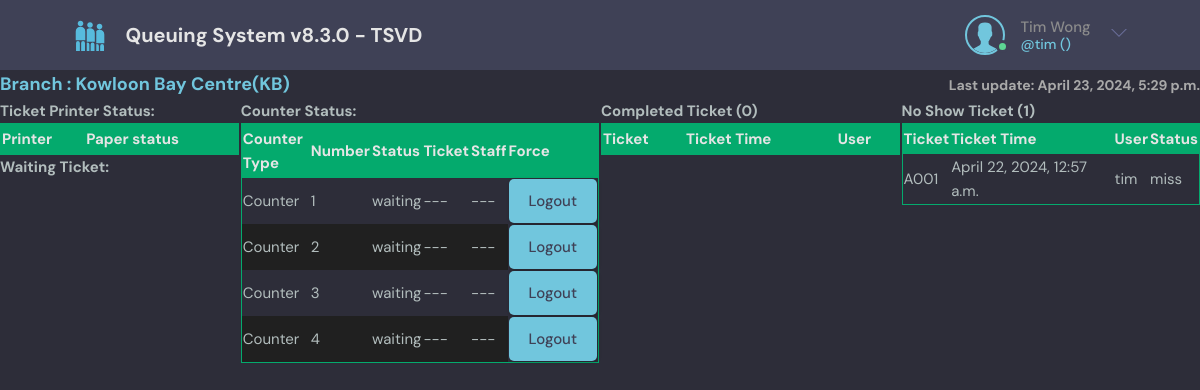
Before: /supervisor/1/ (signed in) with the older database file.
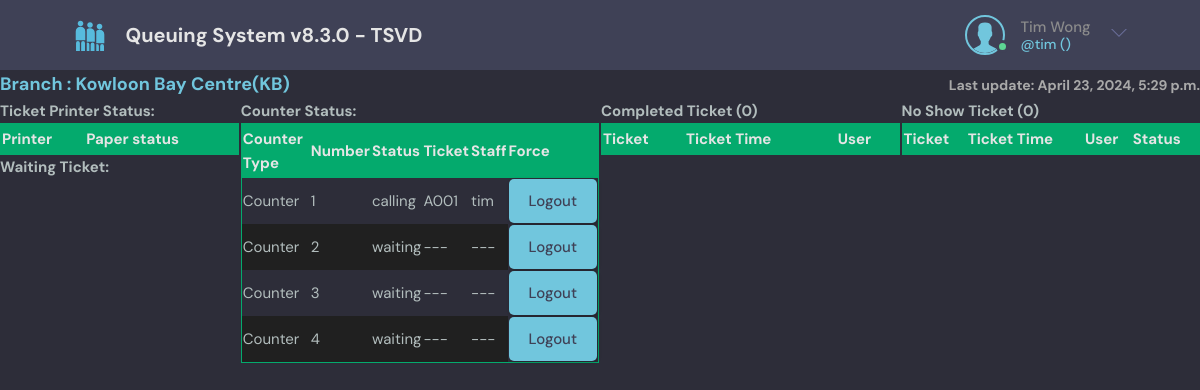
After: the same page with the newer database file.
### base/models.py (models this page shows, shortened)
class CounterStatus(models.Model):
    countertype = models.ForeignKey(CounterType, on_delete=models.SET_NULL, blank=True, null=True)
    counternumber = models.CharField(max_length=200, null=True)
    voice = models.CharField(max_length=50, null=True, blank=True, default='[SC]', help_text='[SC] = Service Counter, [C1] = Counter one, [CASHIER] = Cashier, Blank = No voice')
    enabled = models.BooleanField(default=True)
    status = models.TextField(default=lcounterstatus[0])
    tickettemp = models.ForeignKey(TicketTemp, on_delete=models.SET_NULL, blank=True, null=True)
    user = models.ForeignKey(User, on_delete=models.SET_NULL, blank=True, null=True)
    loged = models.BooleanField(default=False)
    logintime = models.DateTimeField(null=True, blank=True)
    lastactive = models.DateTimeField(null=True, blank=True)
    flashid = models.IntegerField(null=True, blank=True, default=1)

class CounterType(models.Model):
    enabled = models.BooleanField(default=True)
    branch = models.ForeignKey(Branch, on_delete=models.SET_NULL, blank=True, null=True)
    name = models.CharField(max_length=200, null=False)
    lang1 = models.CharField(max_length=200, null=True, blank=True, default='')
    lang2 = models.CharField(max_length=200, null=True, blank=True, default='')
    lang3 = models.CharField(max_length=200, null=True, blank=True, default='')
    lang4 = models.CharField(max_length=200, null=True, blank=True, default='')
    displayscrollingtext = models.TextField(null=True, blank=True, default='Testing 123...')
    vert_showcounter = models.BooleanField(default=True)
    vert_showlatest = models.BooleanField(default=True)
    vert_latestpagehold = models.IntegerField(default=10)
    showcounter = models.BooleanField(default=True)
    showlatest = models.BooleanField(default=True)
    latestpagehold = models.IntegerField(default=6)
    countermode = models.CharField(max_length=200, null=False, blank=False, default='normal', verbose_name='Counter Mode', help_text='Normal mode=normal, Call Centre mode=cc, Restaurant mode=res') # normal, callcentre
    nextcounter = models.IntegerField(default=0)  # only for CallCentre mode system auto assign ticket to counter
    updated = models.DateTimeField(auto_now=True)
    created = models.DateTimeField(auto_now_add=True) # auto_now_add just auto add once (the first created)
    class Meta:
        ordering = ['branch']
        unique_together = ('branch', 'name',)

class TicketTemp(models.Model):
    tickettype = models.CharField(max_length=200)
    ticketnumber = models.CharField(max_length=200)
    branch = models.ForeignKey(Branch, on_delete=models.SET_NULL, blank=True, null=True)
    step = models.IntegerField(default=1)
    countertype = models.ForeignKey(CounterType, on_delete=models.SET_NULL, blank=True, null=True)
    ticketroute= models.ForeignKey(TicketRoute, on_delete=models.SET_NULL, blank=True, null=True)
    ticketformat= models.ForeignKey(TicketFormat, on_delete=models.SET_NULL, blank=True, null=True)
    status = models.TextField(default=lcounterstatus[0])
    locked = models.BooleanField(default=False)
    tickettime = models.DateTimeField()
    tickettext = models.TextField(default='', blank=True, null=True)
    printernumber = models.TextField(default='', blank=True, null=True)  # format printer 1 and 2 print: <NO>1</NO><NO>2</NO>
    printedtimes = models.IntegerField(default=0)
    user = models.ForeignKey(User, on_delete=models.SET_NULL, blank=True, null=True)
    remark = models.TextField(default='', blank=True, null=True)
    securitycode = models.CharField(max_length=10, default='', blank=True, null=True)
    myticketlink = models.CharField(max_length=1000, default='', blank=True, null=True)
    createdby = models.ForeignKey(User, on_delete=models.SET_NULL, blank=True, null=True, default=None, related_name='createdbytemp')
    booking_tickettype = models.CharField(max_length=200, null=True, blank=True, default='')
    booking_ticketnumber = models.CharField(max_length=200, null=True, blank=True, default='')
    booking_time = models.DateTimeField(null=True, blank=True, default=None)
    booking_name = models.CharField(max_length=200, null=True, blank=True, default='')
    booking_score = models.IntegerField(default=0)
    booking_id = models.IntegerField(null=True, blank=True, default=None)
    ticket = models.ForeignKey(Ticket, on_delete=models.SET_NULL, blank=True, null=True)
    def __str__(self):
        return self.tickettype + self.ticketnumber

### base/decorators.py (the view, shortened to what this page needs)
        def wrapper_func(request, *args, **kwargs):
            group_name = None
            auth = False
            if request.user.is_superuser == True:
                auth = True
                return view_func(request, *args, **kwargs)
            if auth == False:
                return HttpResponse('You are not authorized to view the page')

### base/templates/base/supervisor.html (shortened to what this page needs)
{% extends 'main.html' %}
{% load tz %}
{% load static %}
{% block content %}
<h1 class="header_superv">
    <div class="">Branch : {{branch.name}}({{branch.bcode}})</div>
    <div class="header_superv_last">Last update: {{now|timezone:localtimezone}}</div>
</h1>
<div class="superv-container">
    <div>
        <h3>Ticket Printer Status:</h3>
        <table class="table-style">
            <thead>
                <tr>
                    <th>Printer</th>
                    <th>Paper status</th>
                </tr>
            </thead>
        </table>
        <h3>Waiting Ticket: </h3>
    </div>
    <div>
        <h3>Counter Status: </h3>
            <table class="table-style">
                <thead>
                    <tr>
                        <th>Counter Type</th>
                        <th>Number</th>
                        <th>Status</th>
                        <th>Ticket</th>
                        <th>Staff</th>
                        <th>Force</th>
                    </tr>
                </thead>
                <tbody>
                {% for table in counterstatus %}
                {% for counter in table %}
                <tr>
                    <td>{{ counter.countertype.lang1 }}</td>
                    <td>{{ counter.counternumber }}</td>
                    <td>{{ counter.status }}</td>
                    {% if counter.tickettemp == None %}
                        <td>---</td>
                    {% else %}
                        <td>{{ counter.tickettemp }}</td>
                    {% endif %}
                    {% if counter.user == None %}
                        <td>---</td>
                    {% else %}
                        <td>{{ counter.user }}</td>
                    {% endif %}
                    <form action="" method="POST">
                        <td style="border: 0;background-color:var(--color-bg)"><a class="btn btn--main" href="{% url 'forcelogout' branch.id counter.id %}">Logout</a></td>
                    </form>
                </tr>
                {% endfor %}
                {% endfor %}
                </tbody>
            </table>
    </div>
    <div>
        <h3>Completed Ticket ({{donelist.count}})</h3>
        <table class="table-style">
            <thead>
                <tr>
                    <th>Ticket</th>
                    <th>Ticket Time</th>
                    <th>User</td>
                </tr>
            </thead>
        </table>
    </div>
    <div>
        <h3>No Show Ticket ({{misslist.count}}) </h3>
        <table class="table-style">
            <thead>
                <tr>
                    <th>Ticket</th>
                    <th>Ticket Time</th>
                    <th>User</td>
                    <th>Status</th>
                </tr>
            </thead>
            <tbody>
            {% for ticket in misslist %}
            <tr>
                <td>{{ticket.tickettype}}{{ticket.ticketnumber}}</td>
                <td>{{ ticket.tickettime|timezone:localtimezone }}</td>
                <td>{{ ticket.user }}</td>
                <td>{{ ticket.status }}</td>
            </tr>
            {% endfor %}
            </tbody>
        </table>
    </div>
</div>
{% endblock content %}

Changed rows visible on the page:
no longer on this page (row edited): TicketTemp: tickettype "A", ticketnumber "001", tickettime "April 22, 2024, 12:57 a.m.", user "tim", status "miss"
changed CounterStatus: status "waiting" → "calling"; tickettemp_id empty → 1 (drawn); user_id empty → 1 (drawn)
Other visible differences:
{{ misslist.count }}: "1" → "0"
new list line: "A001 tim"
